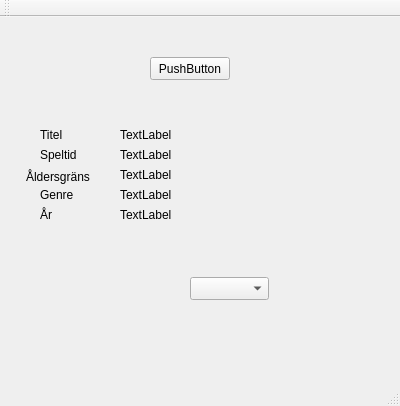
<?xml version="1.0" encoding="UTF-8"?>
<ui version="4.0">
 <class>MainWindow</class>
 <widget class="QMainWindow" name="MainWindow">
  <property name="geometry">
   <rect>
    <x>0</x>
    <y>0</y>
    <width>400</width>
    <height>406</height>
   </rect>
  </property>
  <property name="windowTitle">
   <string>MainWindow</string>
  </property>
  <widget class="QWidget" name="centralWidget">
   <widget class="QPushButton" name="pushButton">
    <property name="geometry">
     <rect>
      <x>150</x>
      <y>40</y>
      <width>80</width>
      <height>23</height>
     </rect>
    </property>
    <property name="text">
     <string>PushButton</string>
    </property>
   </widget>
   <widget class="QLabel" name="label">
    <property name="geometry">
     <rect>
      <x>40</x>
      <y>110</y>
      <width>57</width>
      <height>15</height>
     </rect>
    </property>
    <property name="text">
     <string>Titel</string>
    </property>
   </widget>
   <widget class="QLabel" name="label_3">
    <property name="geometry">
     <rect>
      <x>26</x>
      <y>150</y>
      <width>71</width>
      <height>20</height>
     </rect>
    </property>
    <property name="text">
     <string>Åldersgräns</string>
    </property>
   </widget>
   <widget class="QLabel" name="label_4">
    <property name="geometry">
     <rect>
      <x>40</x>
      <y>170</y>
      <width>57</width>
      <height>15</height>
     </rect>
    </property>
    <property name="text">
     <string>Genre</string>
    </property>
   </widget>
   <widget class="QLabel" name="label_5">
    <property name="geometry">
     <rect>
      <x>40</x>
      <y>190</y>
      <width>57</width>
      <height>15</height>
     </rect>
    </property>
    <property name="text">
     <string>År</string>
    </property>
   </widget>
   <widget class="QLabel" name="label_6">
    <property name="geometry">
     <rect>
      <x>40</x>
      <y>130</y>
      <width>57</width>
      <height>15</height>
     </rect>
    </property>
    <property name="text">
     <string>Speltid</string>
    </property>
   </widget>
   <widget class="QLabel" name="label_7">
    <property name="geometry">
     <rect>
      <x>120</x>
      <y>110</y>
      <width>57</width>
      <height>15</height>
     </rect>
    </property>
    <property name="text">
     <string>TextLabel</string>
    </property>
   </widget>
   <widget class="QLabel" name="label_8">
    <property name="geometry">
     <rect>
      <x>120</x>
      <y>130</y>
      <width>57</width>
      <height>15</height>
     </rect>
    </property>
    <property name="text">
     <string>TextLabel</string>
    </property>
   </widget>
   <widget class="QLabel" name="label_9">
    <property name="geometry">
     <rect>
      <x>120</x>
      <y>170</y>
      <width>57</width>
      <height>15</height>
     </rect>
    </property>
    <property name="text">
     <string>TextLabel</string>
    </property>
   </widget>
   <widget class="QLabel" name="label_10">
    <property name="geometry">
     <rect>
      <x>120</x>
      <y>190</y>
      <width>57</width>
      <height>15</height>
     </rect>
    </property>
    <property name="text">
     <string>TextLabel</string>
    </property>
   </widget>
   <widget class="QLabel" name="label_11">
    <property name="geometry">
     <rect>
      <x>120</x>
      <y>150</y>
      <width>57</width>
      <height>15</height>
     </rect>
    </property>
    <property name="text">
     <string>TextLabel</string>
    </property>
   </widget>
   <widget class="QComboBox" name="comboBox">
    <property name="geometry">
     <rect>
      <x>190</x>
      <y>260</y>
      <width>79</width>
      <height>23</height>
     </rect>
    </property>
   </widget>
  </widget>
  <widget class="QMenuBar" name="menuBar">
   <property name="geometry">
    <rect>
     <x>0</x>
     <y>0</y>
     <width>400</width>
     <height>20</height>
    </rect>
   </property>
  </widget>
  <widget class="QToolBar" name="mainToolBar">
   <attribute name="toolBarArea">
    <enum>TopToolBarArea</enum>
   </attribute>
   <attribute name="toolBarBreak">
    <bool>false</bool>
   </attribute>
  </widget>
  <widget class="QStatusBar" name="statusBar"/>
 </widget>
 <layoutdefault spacing="6" margin="11"/>
 <resources/>
 <connections/>
</ui>
